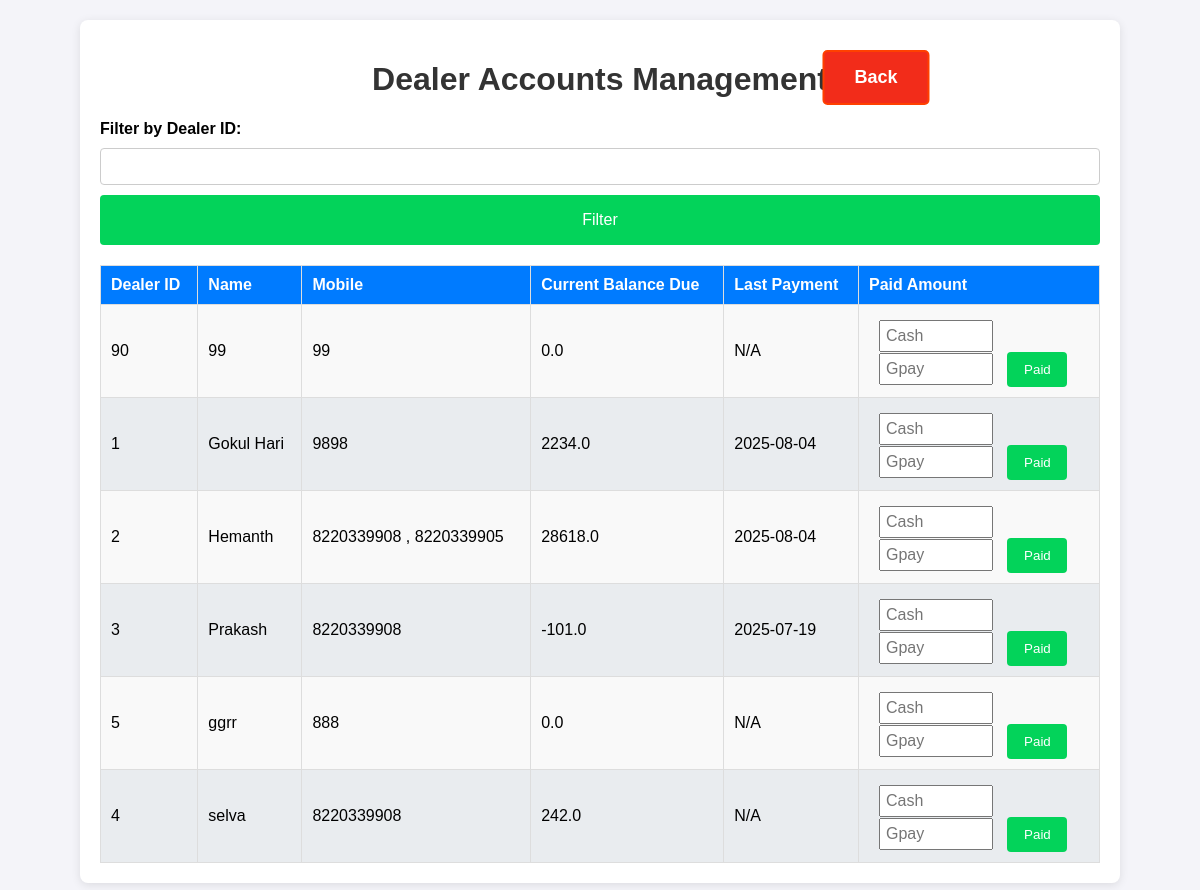
Page /dealer_accounts on the earlier database version.
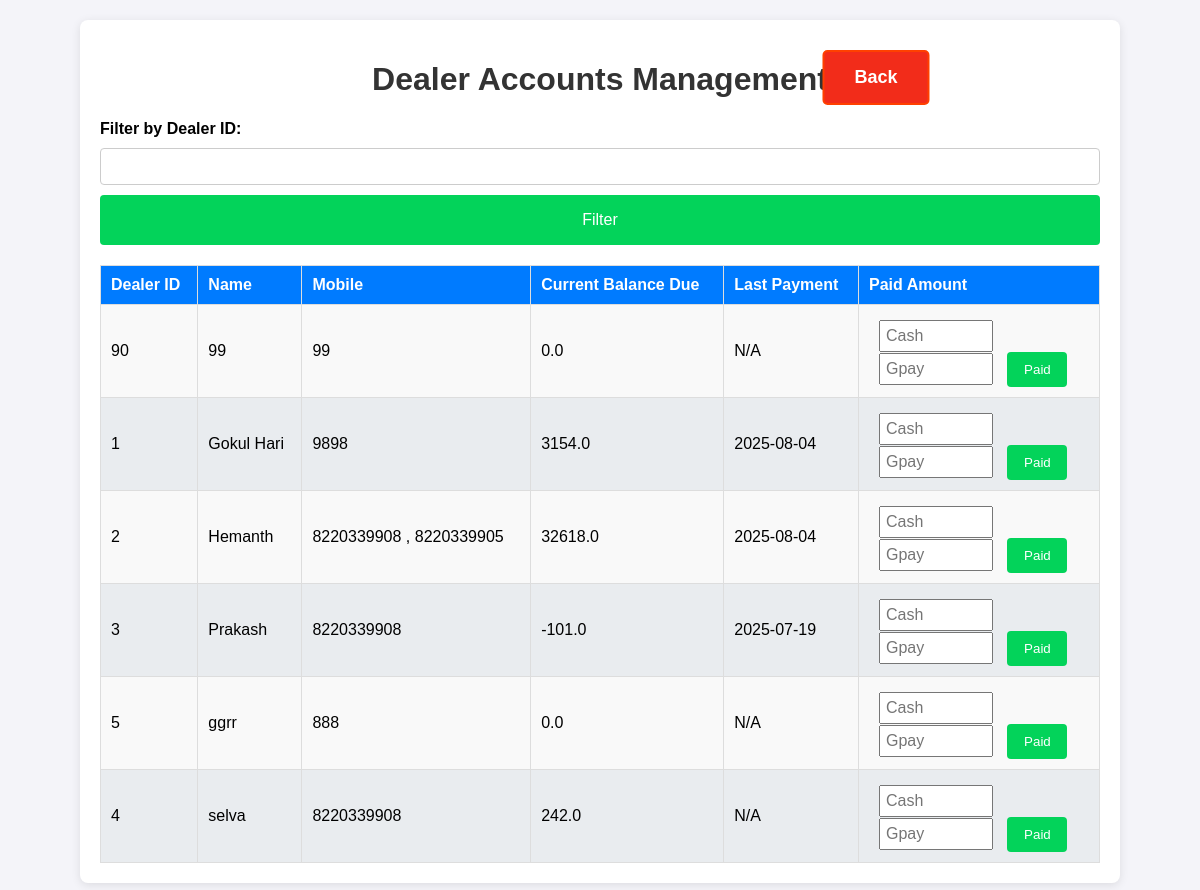
Same page on the later database version.
### app.py (models this page shows)
class Dealer_details(db.Model):
    id = db.Column(db.Integer, primary_key=True)
    dealer_id = db.Column(db.String(100), nullable=False, unique=True)
    name = db.Column(db.String(100), nullable=False)
    mobile = db.Column(db.String(15), nullable=False)
    address = db.Column(db.String(400), nullable=True)
    aadhaar_file = db.Column(db.String(400))  # Path to Aadhaar copy
    photo_file = db.Column(db.String(400))

class DealerAccounts(db.Model):
    id = db.Column(db.Integer, primary_key=True)
    dealer_id = db.Column(db.String(100), nullable=False, unique=True)
    current_balance = db.Column(db.Float, default=0.0)
    last_payment_date = db.Column(db.DateTime)

### app.py (the view)
@app.route('/dealer_accounts')
def dealer_accounts():
    dealers = get_filtered_data_dealer_account(request)
    dealer_id_filter = request.args.get('dealer_id', '')  # Default is an empty string
    return render_template("dealer_accounts.html", dealers=dealers, dealer_id_filter=dealer_id_filter)

### app.py (called while the page is built)
def get_filtered_data_dealer_account(request):
    dealer_id_filter = request.args.get('dealer_id', '')  # Default is an empty string
    filter_button = request.args.get('filter_button', '')
    query = db.session.query(Dealer_details, DealerAccounts).outerjoin(DealerAccounts, Dealer_details.dealer_id == DealerAccounts.dealer_id)
    if filter_button and dealer_id_filter:
        query = query.filter(Dealer_details.dealer_id == dealer_id_filter)
    filtered_data = query.order_by(Dealer_details.name.asc()).all()
    return filtered_data

### templates/dealer_accounts.html (shortened to what this page needs)
<!DOCTYPE html>
<html lang="en">
    <head>
    <link rel="stylesheet" href="/static/styles.css">
</head>
<body>
    <div class="container dealer_accounts_container">
        <h1>Dealer Accounts Management</h1>
        <a href="/" class="back">Back</a>
        <form method="GET" class="form">
            <label for="dealer_id">Filter by Dealer ID:</label>
            <input type="text" id="dealer_id" name="dealer_id" value="{{ dealer_id_filter }}">
            <button type="submit" name="filter_button" value="submit" class="btn">Filter</button>
        </form>
        <table class="dealer_accounts">
            <thead>
                <tr>
                    <th>Dealer ID</th>
                    <th>Name</th>
                    <th>Mobile</th>
                    <th>Current Balance Due</th>
                    <th>Last Payment</th>
                    <th class="action">Paid Amount</th>
                </tr>
            </thead>
            <tbody>
                {% for dealer, account in dealers %}
                <tr>
                    <td>{{ dealer.dealer_id }}</td>
                    <td>{{ dealer.name }}</td>
                    <td>{{ dealer.mobile }}</td>
                    <td>{{ account.current_balance if account else 0 }}</td>
                    <td>{{ account.last_payment_date.strftime("%Y-%m-%d") if account and account.last_payment_date else "N/A" }}</td>
                    <td>
                        <form method="POST" action="{{ url_for('update_payment', dealer_id=dealer.dealer_id) }}">
                            <input class="amount" style="margin-top: 5px;" type="number" name="amount_paid_cash" step="0.01" placeholder="Cash" required>
                            <input class="amount" type="number" name="amount_paid_gpay" step="0.01" placeholder="Gpay" required>
                            <button class="pay" type="submit">Paid</button>
                        </form>
                    </td>
                </tr>
                {% endfor %}
            </tbody>
        </table>
    </div>
</body>
</html>

Differences in the rows shown:
changed through a linked row, Dealer_details "Gokul Hari": current_balance "2234.0" → "3154.0"
changed through a linked row, Dealer_details "Hemanth": current_balance "28618.0" → "32618.0"
